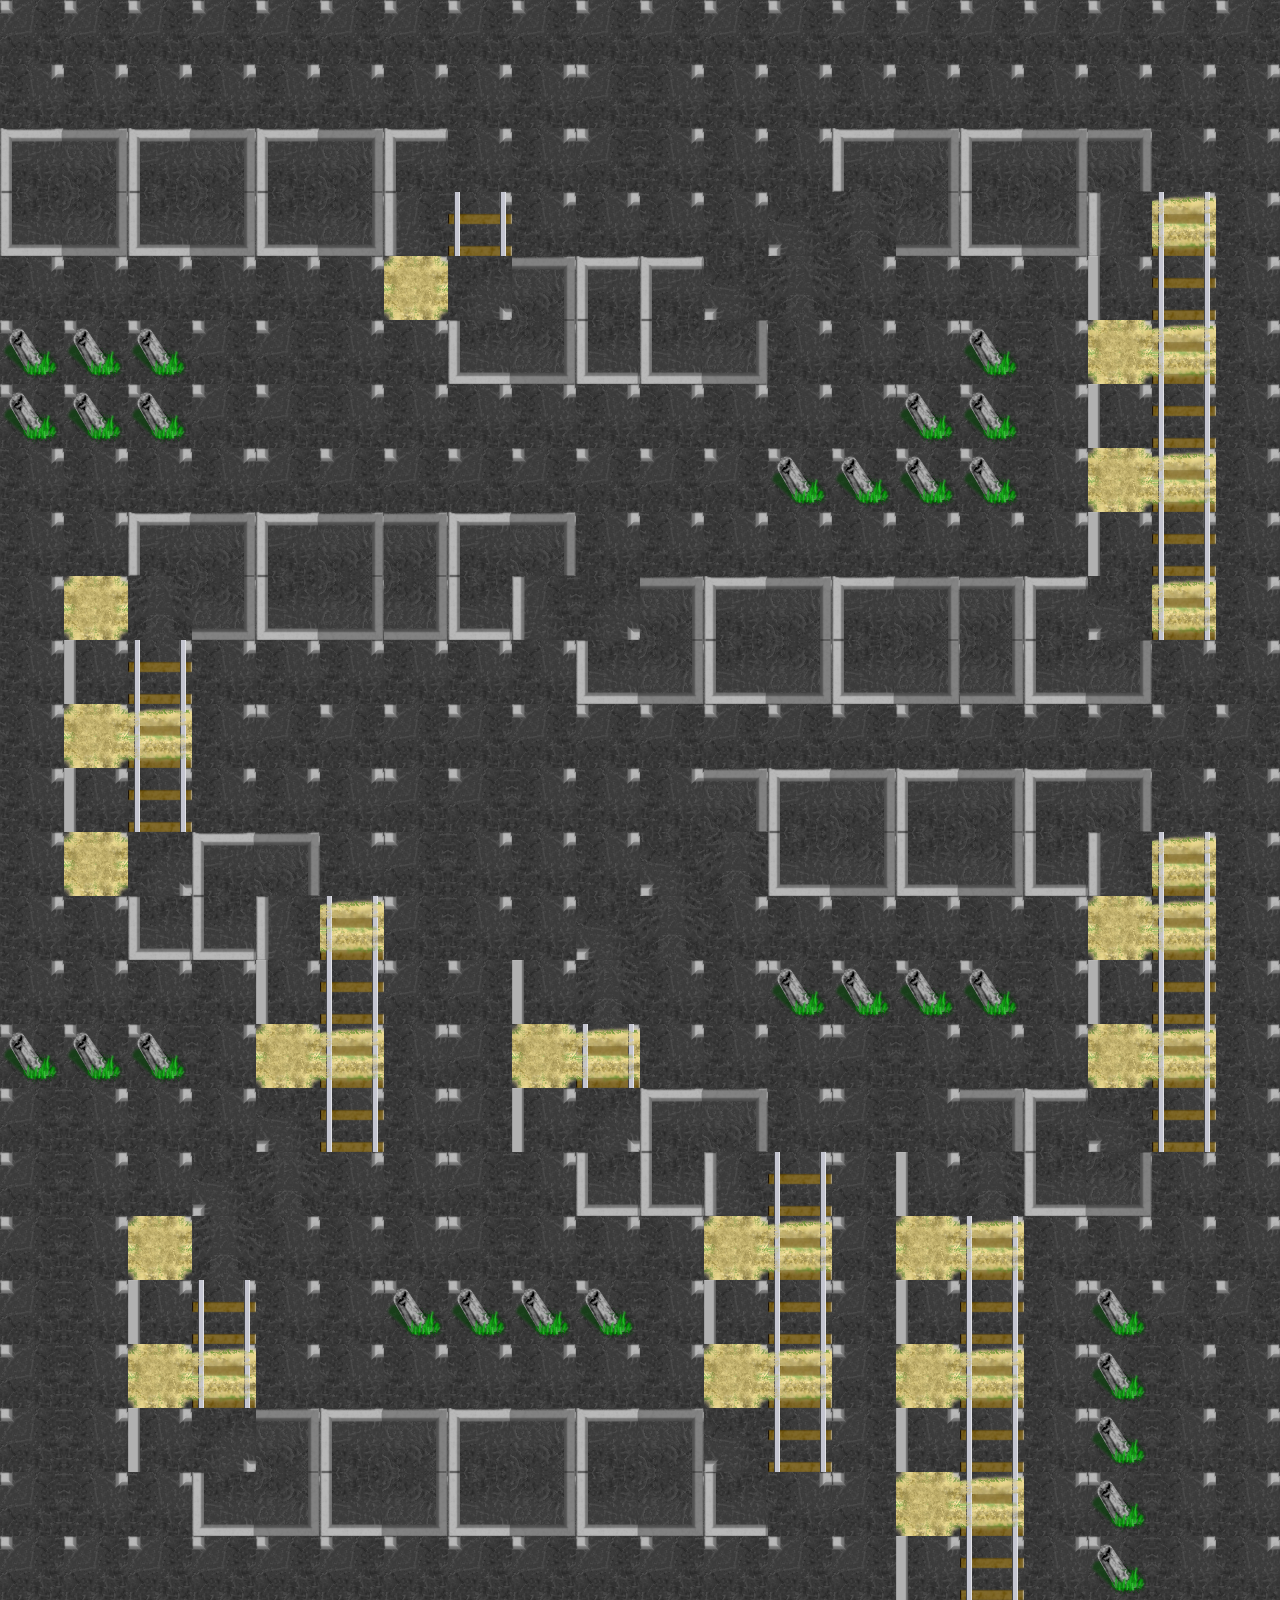

The image is a tile-based game level rendered from a .tmx file. Its description and source (layers, tilesets, objects; grid data summarised) follow:
An orthogonal 20x25 tile map with 64x64 px tiles, 5 tile layers (surface, road, pierceable wals, Layer 4, ...), 2 tilesets.

<map version="0.99b" orientation="orthogonal" width="20" height="25" tilewidth="64" tileheight="64">
 <properties>
  <property name="object:guided-missile:guided-missile:1" value="1244,1378" />
  <property name="config:map.guided-missile.respawn-interval" value="int:2" />
  <property name="object:guided-missile:guided-missile:9" value="184,630" />
  <property name="object:guided-missile:guided-missile:14" value="740,1062" />
  <property name="object:guided-missile:guided-missile:8" value="4,860" />
  <property name="object:guided-missile:guided-missile:7" value="514,1530" />
  <property name="object:guided-missile:guided-missile:13" value="812,888" />
  <property name="object:guided-missile:guided-missile:6" value="442,1350" />
  <property name="object:guided-missile:guided-missile:12" value="744,146" />
  <property name="object:guided-missile:guided-missile:5" value="358,1146" />
  <property name="object:guided-missile:guided-missile:11" value="828,318" />
  <property name="object:guided-missile:guided-missile:4" value="1154,1338" />
  <property name="object:guided-missile:guided-missile:10" value="658,138" />
  <property name="spawn:2" value="@0,3" />
  <property name="object:guided-missile:guided-missile:3" value="1180,1492" />
  <property name="spawn:1" value="@15,24" />
  <property name="object:guided-missile:guided-missile:2" value="1206,1334" />
 </properties>
 <tileset name="Untitled" firstgid="1" tilewidth="64" tileheight="64">
  <image source="../tilesets/objects_tileset.png" />
 </tileset>
 <tileset name="Untitled" firstgid="71" tilewidth="64" tileheight="64">
  <image source="../tilesets/roads_tileset.png" />
 </tileset>
 <layer name="surface" width="20" height="25">
  <properties>
   <property name="impassability" value="40" />
  </properties>
  <data>[500 cells, 500 non-empty, 1 distinct tile ids]</data>
  <tileproperties />
 </layer>
 <layer name="road" width="20" height="25">
  <properties>
   <property name="impassability" value="0" />
  </properties>
  <data>[500 cells, 193 non-empty, 12 distinct tile ids]</data>
  <tileproperties />
 </layer>
 <layer name="pierceable wals" width="20" height="25">
  <properties>
   <property name="pierceable" value="true" />
   <property name="impassability" value="100" />
  </properties>
  <data>[500 cells, 120 non-empty, 1 distinct tile ids]</data>
  <tileproperties />
 </layer>
 <layer name="Layer 4" width="20" height="25">
  <data>[500 cells, 29 non-empty, 1 distinct tile ids]</data>
  <tileproperties />
 </layer>
 <layer name="walls" width="20" height="25">
  <properties>
   <property name="pierceable" value="false" />
   <property name="impassability" value="100" />
  </properties>
  <data>[500 cells, 29 non-empty, 1 distinct tile ids]</data>
  <tileproperties />
 </layer>
</map>
